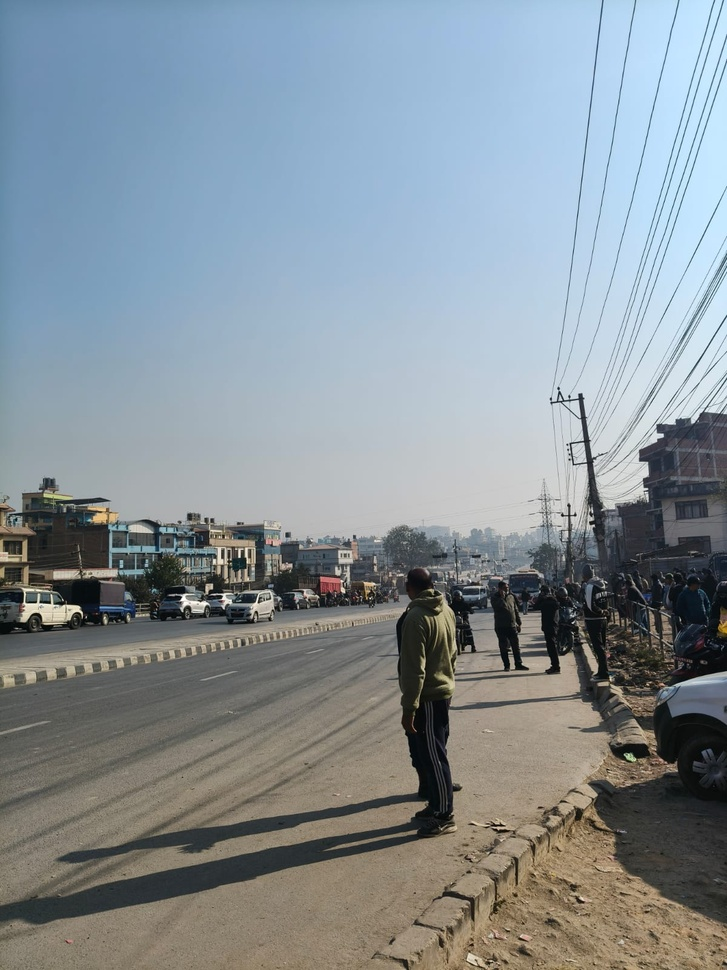
#> input picture Experiments/Edge_Detection/image.jpeg, 727 x 970 px, shrunk from 1200 x 1600 before the run
$ python Laplacian_operator.py   (older library calls are emulated)
#> lines starting #> are read from the running program, lines starting #| are printed output that depends on the picture
import cv2
import matplotlib.pyplot as plt

# read image
img = cv2.imread("image.jpeg", cv2.IMREAD_GRAYSCALE)
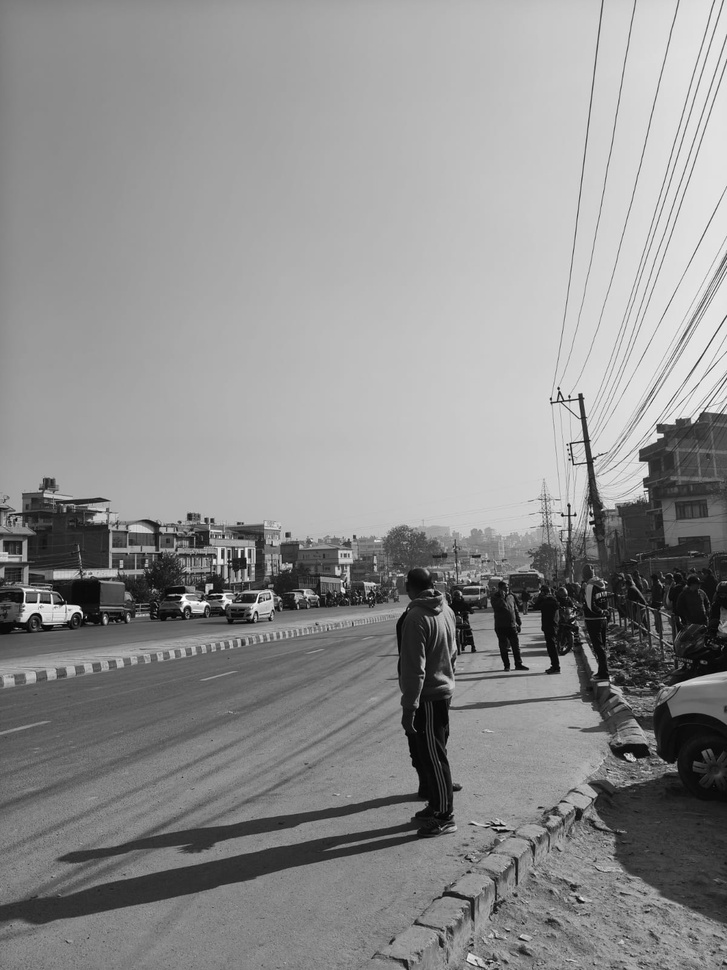
#> img: shape (970, 727); min 0, max 255, mean 142.1

# optional smoothing (recommended)
blur = cv2.GaussianBlur(img, (3,3), 0)

# Laplacian
laplacian = cv2.Laplacian(blur, cv2.CV_64F)
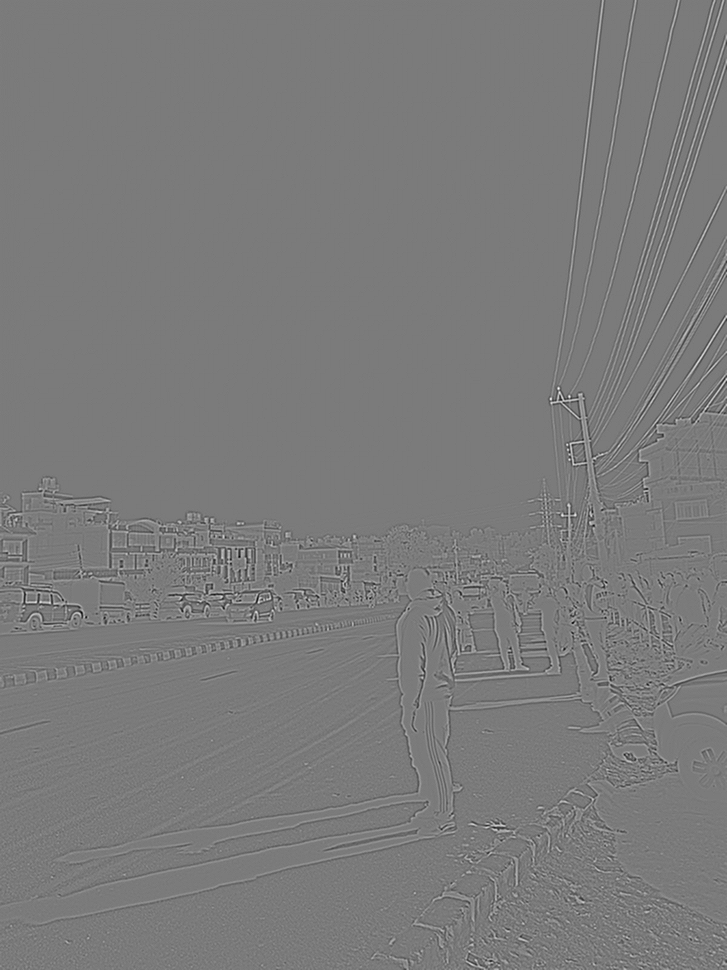
#> laplacian: shape (970, 727) float64; min -139, max 149, mean 0; drawn with min black and max white

laplacian = cv2.convertScaleAbs(laplacian)
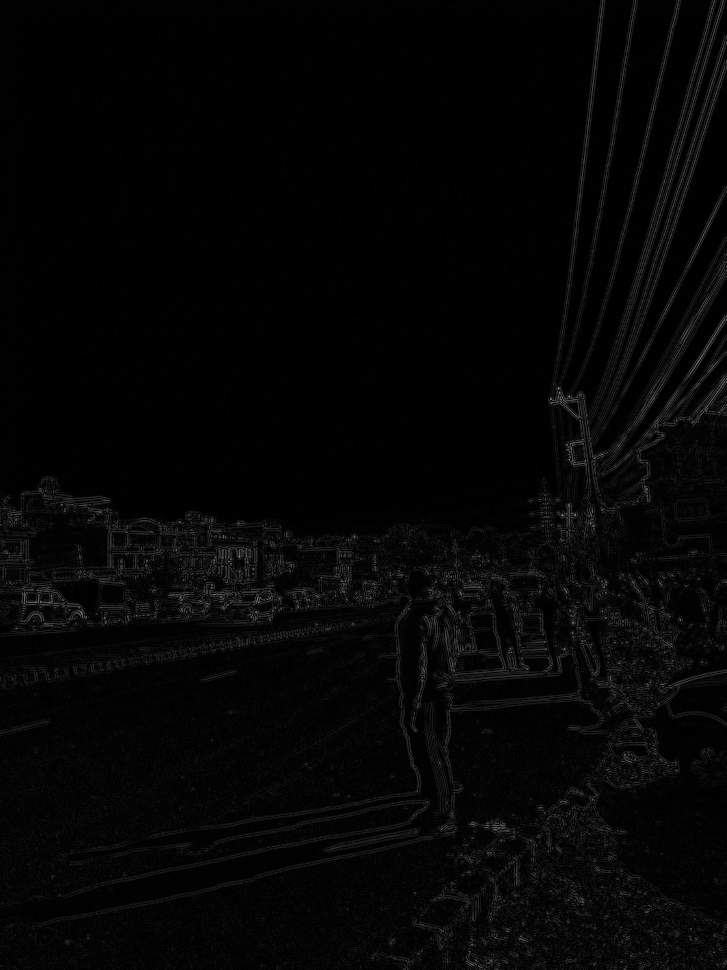
#> laplacian: shape (970, 727); min 0, max 149, mean 5

plt.figure(figsize=(8,4))
plt.subplot(1,2,1); plt.title("Original"); plt.imshow(img, cmap='gray')
plt.subplot(1,2,2); plt.title("Laplacian"); plt.imshow(laplacian, cmap='gray')
plt.show()
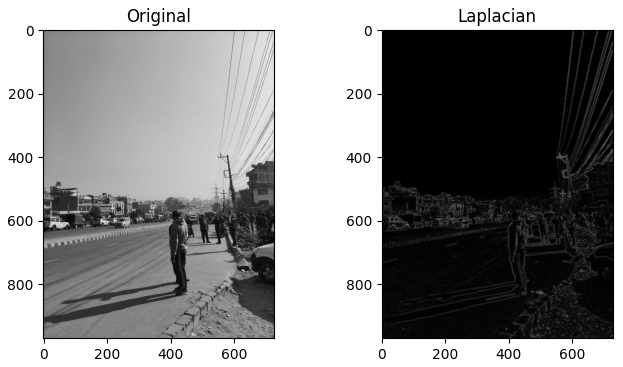
#> figure drawn by matplotlib, 2 panels
